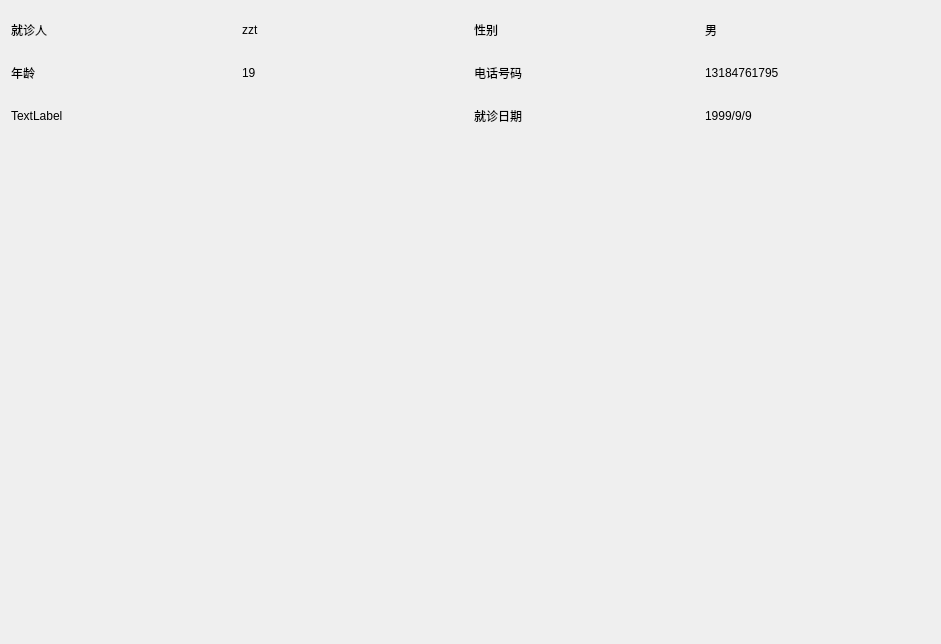
<?xml version="1.0" encoding="UTF-8"?>
<ui version="4.0">
 <class>little_history</class>
 <widget class="QWidget" name="little_history">
  <property name="geometry">
   <rect>
    <x>0</x>
    <y>0</y>
    <width>941</width>
    <height>644</height>
   </rect>
  </property>
  <property name="windowTitle">
   <string>Form</string>
  </property>
  <layout class="QVBoxLayout" name="verticalLayout" stretch="1,4">
   <item>
    <layout class="QGridLayout" name="gridLayout">
     <item row="0" column="0">
      <widget class="QLabel" name="label_user_name_text">
       <property name="text">
        <string>就诊人</string>
       </property>
      </widget>
     </item>
     <item row="0" column="1">
      <widget class="QLabel" name="label_user_name">
       <property name="text">
        <string>zzt</string>
       </property>
      </widget>
     </item>
     <item row="0" column="2">
      <widget class="QLabel" name="label_gender_text">
       <property name="text">
        <string>性别</string>
       </property>
      </widget>
     </item>
     <item row="0" column="3">
      <widget class="QLabel" name="label_gender">
       <property name="text">
        <string>男</string>
       </property>
      </widget>
     </item>
     <item row="1" column="0">
      <widget class="QLabel" name="label_age_text">
       <property name="text">
        <string>年龄</string>
       </property>
      </widget>
     </item>
     <item row="1" column="1">
      <widget class="QLabel" name="label_age">
       <property name="text">
        <string>19</string>
       </property>
      </widget>
     </item>
     <item row="1" column="2">
      <widget class="QLabel" name="label_phone_text">
       <property name="text">
        <string>电话号码</string>
       </property>
      </widget>
     </item>
     <item row="1" column="3">
      <widget class="QLabel" name="label_phone">
       <property name="text">
        <string>13184761795</string>
       </property>
      </widget>
     </item>
     <item row="2" column="3">
      <widget class="QLabel" name="label_date">
       <property name="text">
        <string>1999/9/9</string>
       </property>
      </widget>
     </item>
     <item row="2" column="2">
      <widget class="QLabel" name="label_date_text">
       <property name="text">
        <string>就诊日期</string>
       </property>
      </widget>
     </item>
     <item row="2" column="0">
      <widget class="QLabel" name="label_which">
       <property name="text">
        <string>TextLabel</string>
       </property>
      </widget>
     </item>
    </layout>
   </item>
   <item>
    <widget class="RichTextEdit" name="awidget" native="true"/>
   </item>
  </layout>
 </widget>
 <customwidgets>
  <customwidget>
   <class>RichTextEdit</class>
   <extends>QWidget</extends>
   <header>richtextedit.h</header>
   <container>1</container>
  </customwidget>
 </customwidgets>
 <resources/>
 <connections/>
</ui>
